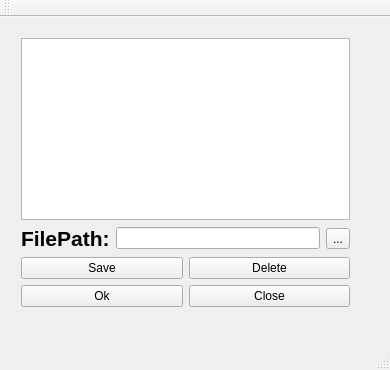
<?xml version="1.0" encoding="UTF-8"?>
<ui version="4.0">
 <class>MainWindow</class>
 <widget class="QMainWindow" name="MainWindow">
  <property name="geometry">
   <rect>
    <x>0</x>
    <y>0</y>
    <width>390</width>
    <height>370</height>
   </rect>
  </property>
  <property name="windowTitle">
   <string>MainWindow</string>
  </property>
  <widget class="QWidget" name="centralWidget">
   <widget class="QWidget" name="">
    <property name="geometry">
     <rect>
      <x>10</x>
      <y>10</y>
      <width>351</width>
      <height>291</height>
     </rect>
    </property>
    <layout class="QVBoxLayout" name="verticalLayout_2">
     <item>
      <layout class="QVBoxLayout" name="verticalLayout">
       <item>
        <widget class="QListWidget" name="listWidget"/>
       </item>
       <item>
        <layout class="QHBoxLayout" name="horizontalLayout">
         <item>
          <widget class="QLabel" name="label">
           <property name="font">
            <font>
             <pointsize>16</pointsize>
             <weight>75</weight>
             <bold>true</bold>
            </font>
           </property>
           <property name="text">
            <string>FilePath:</string>
           </property>
          </widget>
         </item>
         <item>
          <widget class="QLineEdit" name="lineEdit"/>
         </item>
         <item>
          <widget class="QToolButton" name="toolButton">
           <property name="text">
            <string>...</string>
           </property>
          </widget>
         </item>
        </layout>
       </item>
       <item>
        <layout class="QHBoxLayout" name="horizontalLayout_2">
         <item>
          <widget class="QPushButton" name="pushButton_2">
           <property name="text">
            <string>Save</string>
           </property>
          </widget>
         </item>
         <item>
          <widget class="QPushButton" name="pushButton">
           <property name="text">
            <string>Delete</string>
           </property>
          </widget>
         </item>
        </layout>
       </item>
      </layout>
     </item>
     <item>
      <layout class="QHBoxLayout" name="horizontalLayout_3">
       <item>
        <widget class="QPushButton" name="pushButton_3">
         <property name="text">
          <string>Ok</string>
         </property>
        </widget>
       </item>
       <item>
        <widget class="QPushButton" name="pushButton_4">
         <property name="text">
          <string>Close</string>
         </property>
        </widget>
       </item>
      </layout>
     </item>
    </layout>
   </widget>
  </widget>
  <widget class="QMenuBar" name="menuBar">
   <property name="geometry">
    <rect>
     <x>0</x>
     <y>0</y>
     <width>390</width>
     <height>21</height>
    </rect>
   </property>
  </widget>
  <widget class="QToolBar" name="mainToolBar">
   <attribute name="toolBarArea">
    <enum>TopToolBarArea</enum>
   </attribute>
   <attribute name="toolBarBreak">
    <bool>false</bool>
   </attribute>
  </widget>
  <widget class="QStatusBar" name="statusBar"/>
  <action name="actionRead">
   <property name="text">
    <string>read</string>
   </property>
  </action>
 </widget>
 <layoutdefault spacing="6" margin="11"/>
 <resources/>
 <connections/>
</ui>
